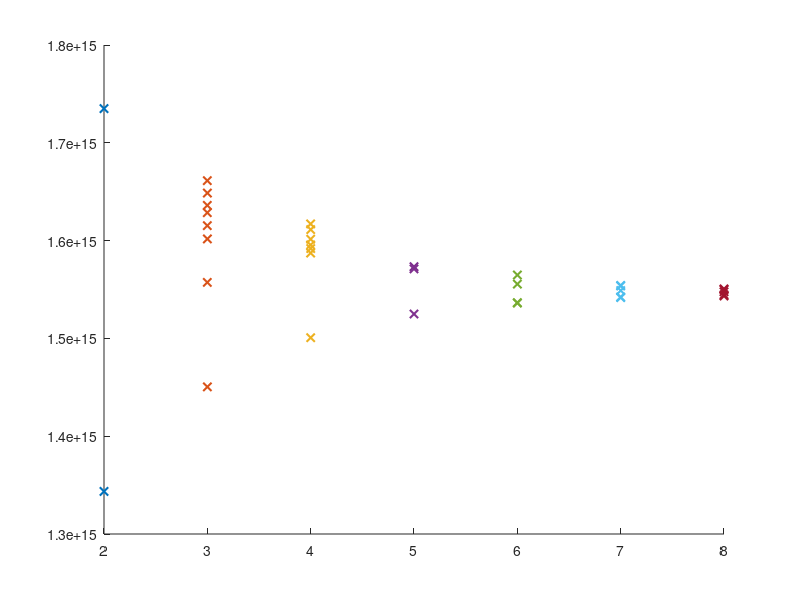

MATLAB code to generate this figure: (Note: this script raises an error after producing the figure.)
clc;clear;close all;

m_values = [2, 3, 4, 5, 6, 7, 8]; 
function_values = {
    [1.343555227697365E15,1.734923467430178E15],  
    [1.450461301579040E15,1.557257840548951E15,...
     1.601729014725140E15,1.615311343783877E15,...
     1.628565068107322E15,1.636013442107275E15,...
     1.648609956960137E15,1.661316006724762E15],    
    [1.500737826078721E15,1.587270406372290E15,...
     1.591870872666379E15,1.595595059666355E15,...
     1.601400409989848E15,1.611258552048609E15,...
     1.617063902372101E15],                         
    [1.524945041578568E15,1.571059239431216E15,...
     1.573249937666497E15],                         
    [1.536117602578497E15,1.536555742225553E15,...
     1.555505281960727E15,1.564815749460668E15],    
    [1.541703883078461E15,1.542361092549045E15,...
     1.548933187254886E15,1.553643188460739E15,...
     1.554190863019559E15],                         
    [1.543346906754921E15,1.544551790784326E15,...
     1.547618768313718E15,1.549919001460762E15,...
     1.550576210931346E15	],   
};

figure;
hold on;
for i = 1:length(m_values)
    m = m_values(i);
    values = function_values{i};
    scatter(repmat(m, size(values)), values, 'x', 'LineWidth', 1.5);
end

yline(1.549480861813706e+15,'k-','LineWidth',1.5)
hold off;

xlabel('m', 'Interpreter', 'latex');
ylabel('Frequency (Hz)', 'Interpreter', 'latex');
legend('$\tilde{\omega}_{n\pm},\ \delta_2 = 2^2$',...
    '$\tilde{\omega}_{n\pm},\ \delta_2 = 2^3$',...
    '$\tilde{\omega}_{n\pm},\ \delta_2 = 2^4$',...
    '$\tilde{\omega}_{n\pm},\ \delta_2 = 2^5$',...
    '$\tilde{\omega}_{n\pm},\ \delta_2 = 2^6$',...
    '$\tilde{\omega}_{n\pm},\ \delta_2 = 2^7$',...
    '$\tilde{\omega}_{n\pm},\ \delta_2 = 2^8$',...
    '$\tilde{\omega}_{c,n}$','Interpreter', 'latex')
grid off;
